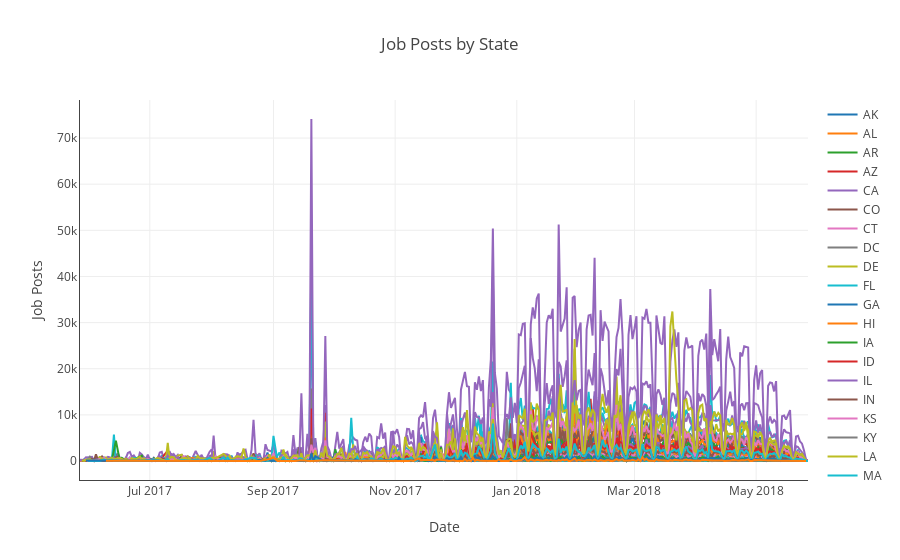

Notebook cell for this chart:
### Code cell
layout = go.Layout(title='Job Posts by State',
                   xaxis=dict(autorange=True, showgrid=True, zeroline=False, showline=True, showticklabels=True, title='Date'),
                   yaxis=dict(autorange=True, showgrid=True, zeroline=True, showline=True, showticklabels=True, title='Job Posts'))

data = [go.Scatter(x=by_state.loc[state]['posted_date'], y=by_state.loc[state]['posts'], name=state) for state in states]

fig = go.Figure(data=data, layout=layout)

py.plot(fig, filename='plots/state_posts_over_time.html', auto_open=False)
py.iplot(fig)

### Figure 1 — Plotly figure (JSON) as saved in the notebook; plotly's stock layout.template omitted (floating-point values rounded to 4 significant figures; data arrays with more than 128 entries replaced by an {"elided": "..."} marker saying what was removed)
{"data": [{"name": "AK", "type": "scatter", "uid": "43d8af5d-625a-48f8-bf1b-e91719372bed", "x": {"elided": "218 str values"}, "y": {"elided": "218 int values"}}, {"name": "AL", "type": "scatter", "uid": "4ba9fb08-2ddb-4d35-b5c5-2edf898e1eb5", "x": {"elided": "319 str values"}, "y": {"elided": "319 int values"}}, {"name": "AR", "type": "scatter", "uid": "02c89abe-80a8-4212-ae70-dc121d613d06", "x": {"elided": "281 str values"}, "y": {"elided": "281 int values"}}, {"name": "AZ", "type": "scatter", "uid": "644fec17-23a5-4265-8dc9-2dc5a1daa534", "x": {"elided": "328 str values"}, "y": {"elided": "328 int values"}}, {"name": "CA", "type": "scatter", "uid": "edff0d94-0da3-45f1-983b-7636d77627c2", "x": {"elided": "360 str values"}, "y": {"elided": "360 int values"}}, {"name": "CO", "type": "scatter", "uid": "1947a0ad-cc4a-44e7-9847-9c0deebb9b85", "x": {"elided": "339 str values"}, "y": {"elided": "339 int values"}}, {"name": "CT", "type": "scatter", "uid": "fbe66273-8cf8-40d2-856a-9ca34043072f", "x": {"elided": "297 str values"}, "y": {"elided": "297 int values"}}, {"name": "DC", "type": "scatter", "uid": "492d4ba4-8d1c-41bc-b468-9371c680d428", "x": {"elided": "260 str values"}, "y": {"elided": "260 int values"}}, {"name": "DE", "type": "scatter", "uid": "7b8c8467-5261-44eb-a015-067ad344c838", "x": {"elided": "274 str values"}, "y": {"elided": "274 int values"}}, {"name": "FL", "type": "scatter", "uid": "8ad36043-eefa-4b10-9d9d-c72e8816af2b", "x": {"elided": "344 str values"}, "y": {"elided": "344 int values"}}, {"name": "GA", "type": "scatter", "uid": "36bbbf0c-6c1f-466d-8408-b18899b46ada", "x": {"elided": "335 str values"}, "y": {"elided": "335 int values"}}, {"name": "HI", "type": "scatter", "uid": "61f29088-0b7a-45da-86ae-04545ec48b4e", "x": {"elided": "257 str values"}, "y": {"elided": "257 int values"}}, {"name": "IA", "type": "scatter", "uid": "ea6376c4-cbce-4f52-9cc7-97ccf5c12f21", "x": {"elided": "286 str values"}, "y": {"elided": "286 int values"}}, {"name": "ID", "type": "scatter", "uid": "bc94199c-f206-4863-a45f-b2fddb0f0280", "x": {"elided": "259 str values"}, "y": {"elided": "259 int values"}}, {"name": "IL", "type": "scatter", "uid": "851a0b4d-9f93-4ba5-bb35-04bcf6e4dac3", "x": {"elided": "340 str values"}, "y": {"elided": "340 int values"}}, {"name": "IN", "type": "scatter", "uid": "48d035b4-e6e2-43e2-a9e3-a50e1ee4f611", "x": {"elided": "324 str values"}, "y": {"elided": "324 int values"}}, {"name": "KS", "type": "scatter", "uid": "57193003-3fb2-4171-a24c-772ab5ceaebb", "x": {"elided": "291 str values"}, "y": {"elided": "291 int values"}}, {"name": "KY", "type": "scatter", "uid": "62ed8d0b-2082-49b0-aba9-eaa122b55181", "x": {"elided": "318 str values"}, "y": {"elided": "318 int values"}}, {"name": "LA", "type": "scatter", "uid": "c6d484a5-4af0-474a-abba-3bf9ea586da2", "x": {"elided": "315 str values"}, "y": {"elided": "315 int values"}}, {"name": "MA", "type": "scatter", "uid": "5d79106f-5bb6-4cba-aab4-cd2375aa66d0", "x": {"elided": "337 str values"}, "y": {"elided": "337 int values"}}, {"name": "MD", "type": "scatter", "uid": "0e9ec2ff-90f6-4835-b4c6-2e678f7a3f76", "x": {"elided": "342 str values"}, "y": {"elided": "342 int values"}}, {"name": "ME", "type": "scatter", "uid": "a945145e-e000-41be-9704-b82e3b75b4a7", "x": {"elided": "252 str values"}, "y": {"elided": "252 int values"}}, {"name": "MI", "type": "scatter", "uid": "fddaa4b7-1d01-4173-af3f-a287aa1fa67a", "x": {"elided": "345 str values"}, "y": {"elided": "345 int values"}}, {"name": "MN", "type": "scatter", "uid": "178664de-e0bb-4ae0-a257-6470c5c5101c", "x": {"elided": "318 str values"}, "y": {"elided": "318 int values"}}, {"name": "MO", "type": "scatter", "uid": "8b985f78-aec2-4a64-aa19-4fa11369f66c", "x": {"elided": "312 str values"}, "y": {"elided": "312 int values"}}, {"name": "MS", "type": "scatter", "uid": "835c4cbd-7d5f-48b5-9371-f0008f634e3a", "x": {"elided": "291 str values"}, "y": {"elided": "291 int values"}}, {"name": "MT", "type": "scatter", "uid": "4ca8ca99-3ccd-4389-8aec-f7914ea3f126", "x": {"elided": "247 str values"}, "y": {"elided": "247 int values"}}, {"name": "NC", "type": "scatter", "uid": "1488ae4c-d2be-4d16-8e94-97241fc766b5", "x": {"elided": "337 str values"}, "y": {"elided": "337 int values"}}, {"name": "ND", "type": "scatter", "uid": "a3da62d2-24af-4e4f-9a99-9d1e84da73e1", "x": {"elided": "229 str values"}, "y": {"elided": "229 int values"}}, {"name": "NE", "type": "scatter", "uid": "cffec23d-acf5-4f36-857b-0d8bd5d53a23", "x": {"elided": "250 str values"}, "y": {"elided": "250 int values"}}, {"name": "NH", "type": "scatter", "uid": "d3c1e837-38bc-47eb-9da9-76bdfa2df2bc", "x": {"elided": "264 str values"}, "y": {"elided": "264 int values"}}, {"name": "NJ", "type": "scatter", "uid": "46dfcdb2-5fcb-4e5d-9491-8520cc89252b", "x": {"elided": "338 str values"}, "y": {"elided": "338 int values"}}, {"name": "NM", "type": "scatter", "uid": "425ebb06-a2ca-4d3a-923d-64fde3f82fb3", "x": {"elided": "266 str values"}, "y": {"elided": "266 int values"}}, {"name": "NV", "type": "scatter", "uid": "5b852dcc-28cf-4016-a517-4bfd66b4e8ae", "x": {"elided": "307 str values"}, "y": {"elided": "307 int values"}}, {"name": "NY", "type": "scatter", "uid": "da22ec4e-2d75-4805-a5af-83c531e24491", "x": {"elided": "349 str values"}, "y": {"elided": "349 int values"}}, {"name": "OH", "type": "scatter", "uid": "caf977c9-4a90-409d-91de-565ced2062cb", "x": {"elided": "344 str values"}, "y": {"elided": "344 int values"}}, {"name": "OK", "type": "scatter", "uid": "cdba7436-9bcc-4298-9140-9a157e76080b", "x": {"elided": "289 str values"}, "y": {"elided": "289 int values"}}, {"name": "OR", "type": "scatter", "uid": "bfba2c85-f365-4fac-9bc6-b07d1260bb58", "x": {"elided": "296 str values"}, "y": {"elided": "296 int values"}}, {"name": "PA", "type": "scatter", "uid": "e82d157a-2bbc-4083-8fa0-6aeaa3c35ca0", "x": {"elided": "348 str values"}, "y": {"elided": "348 int values"}}, {"name": "PR", "type": "scatter", "uid": "b96d18dd-05e8-4b01-8ce2-0f6abe7bb226", "x": ["2017-06-09", "2017-07-14", "2017-12-08", "2017-12-26", "2018-01-04", "2018-01-10", "2018-01-11", "2018-01-12", "2018-01-22", "2018-01-24", "2018-01-26", "2018-01-27", "2018-01-29", "2018-01-30", "2018-01-31", "2018-02-04", "2018-02-07", "2018-02-16", "2018-02-20", "2018-02-22", "2018-03-02", "2018-03-07", "2018-03-08", "2018-03-14", "2018-03-19", "2018-03-20", "2018-03-22", "2018-03-23", "2018-03-27", "2018-03-28", "2018-03-29", "2018-04-02", "2018-04-03", "2018-04-04", "2018-04-06", "2018-04-09", "2018-04-10", "2018-04-11", "2018-04-12", "2018-04-13", "2018-04-16", "2018-04-17", "2018-04-19", "2018-04-20", "2018-04-23", "2018-04-24", "2018-04-25", "2018-04-26", "2018-04-27", "2018-04-30", "2018-05-02", "2018-05-03", "2018-05-04", "2018-05-08", "2018-05-09", "2018-05-10", "2018-05-11", "2018-05-14", "2018-05-15", "2018-05-16", "2018-05-17", "2018-05-18", "2018-05-19", "2018-05-21", "2018-05-22", "2018-05-23", "2018-05-24"], "y": [92, 92, 14, 20, 12, 84, 27, 25, 62, 98, 98, 2, 294, 72, 75, 2, 80, 193, 6, 225, 10, 7, 22, 33, 4, 1, 9, 42, 6, 22, 4, 126, 21, 201, 69, 165, 53, 124, 81, 132, 76, 359, 161, 130, 80, 146, 53, 89, 197, 19, 68, 102, 87, 49, 6, 19, 58, 41, 63, 22, 53, 33, 21, 10, 37, 9, 3]}, {"name": "RI", "type": "scatter", "uid": "04d53809-2c82-4ca6-8ba7-eba77f00846b", "x": {"elided": "253 str values"}, "y": {"elided": "253 int values"}}, {"name": "SC", "type": "scatter", "uid": "ccd0ddc7-65da-4daa-ac96-4d0c6ee80cbf", "x": {"elided": "313 str values"}, "y": {"elided": "313 int values"}}, {"name": "SD", "type": "scatter", "uid": "13ea507c-eaf4-4a1a-b957-d594a9c6d54f", "x": {"elided": "239 str values"}, "y": {"elided": "239 int values"}}, {"name": "TN", "type": "scatter", "uid": "f0487cfc-474d-4381-9bee-bf6d7dc9017a", "x": {"elided": "321 str values"}, "y": {"elided": "321 int values"}}, {"name": "TX", "type": "scatter", "uid": "7c31c771-eaab-4004-9e98-65e08dd89c32", "x": {"elided": "359 str values"}, "y": {"elided": "359 int values"}}, {"name": "UT", "type": "scatter", "uid": "9a4e3b9c-104a-4384-a211-abaf650b1130", "x": {"elided": "292 str values"}, "y": {"elided": "292 int values"}}, {"name": "VA", "type": "scatter", "uid": "5c782403-5ee9-43d5-89c5-f40377f5f690", "x": {"elided": "344 str values"}, "y": {"elided": "344 int values"}}, {"name": "VT", "type": "scatter", "uid": "6ddd0bd4-eb0c-4b10-8102-06957e02ee0d", "x": {"elided": "224 str values"}, "y": {"elided": "224 int values"}}, {"name": "WA", "type": "scatter", "uid": "203c2add-adb4-427f-9c38-2bfdeb55cb98", "x": {"elided": "343 str values"}, "y": {"elided": "343 int values"}}, {"name": "WI", "type": "scatter", "uid": "e4aa5412-7e51-4c0b-9872-5658b9c7a803", "x": {"elided": "303 str values"}, "y": {"elided": "303 int values"}}, {"name": "WV", "type": "scatter", "uid": "9a23440e-c227-46b9-a62a-13990d7643f0", "x": {"elided": "255 str values"}, "y": {"elided": "255 int values"}}, {"name": "WY", "type": "scatter", "uid": "2284084e-406b-4e6d-aee5-36cafb70e3a2", "x": {"elided": "228 str values"}, "y": {"elided": "228 int values"}}], "layout": {"autosize": true, "title": {"text": "Job Posts by State"}, "xaxis": {"autorange": true, "range": ["2017-05-27", "2018-05-27"], "showgrid": true, "showline": true, "showticklabels": true, "title": {"text": "Date"}, "type": "date", "zeroline": false}, "yaxis": {"autorange": true, "range": [-4118.0, 78250.0], "showgrid": true, "showline": true, "showticklabels": true, "title": {"text": "Job Posts"}, "type": "linear", "zeroline": true}}}
